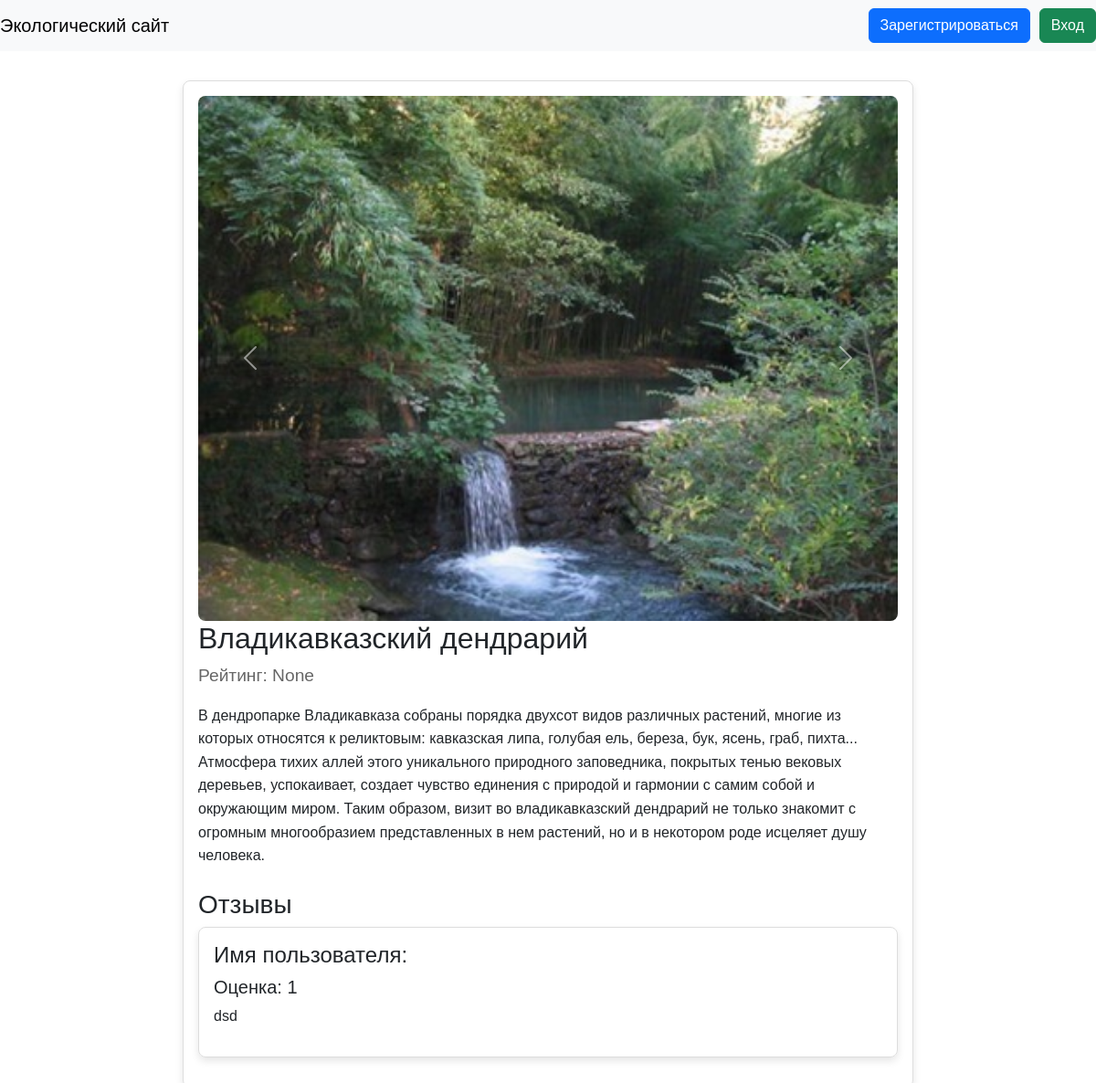
Before: /object/3 with the older database file.
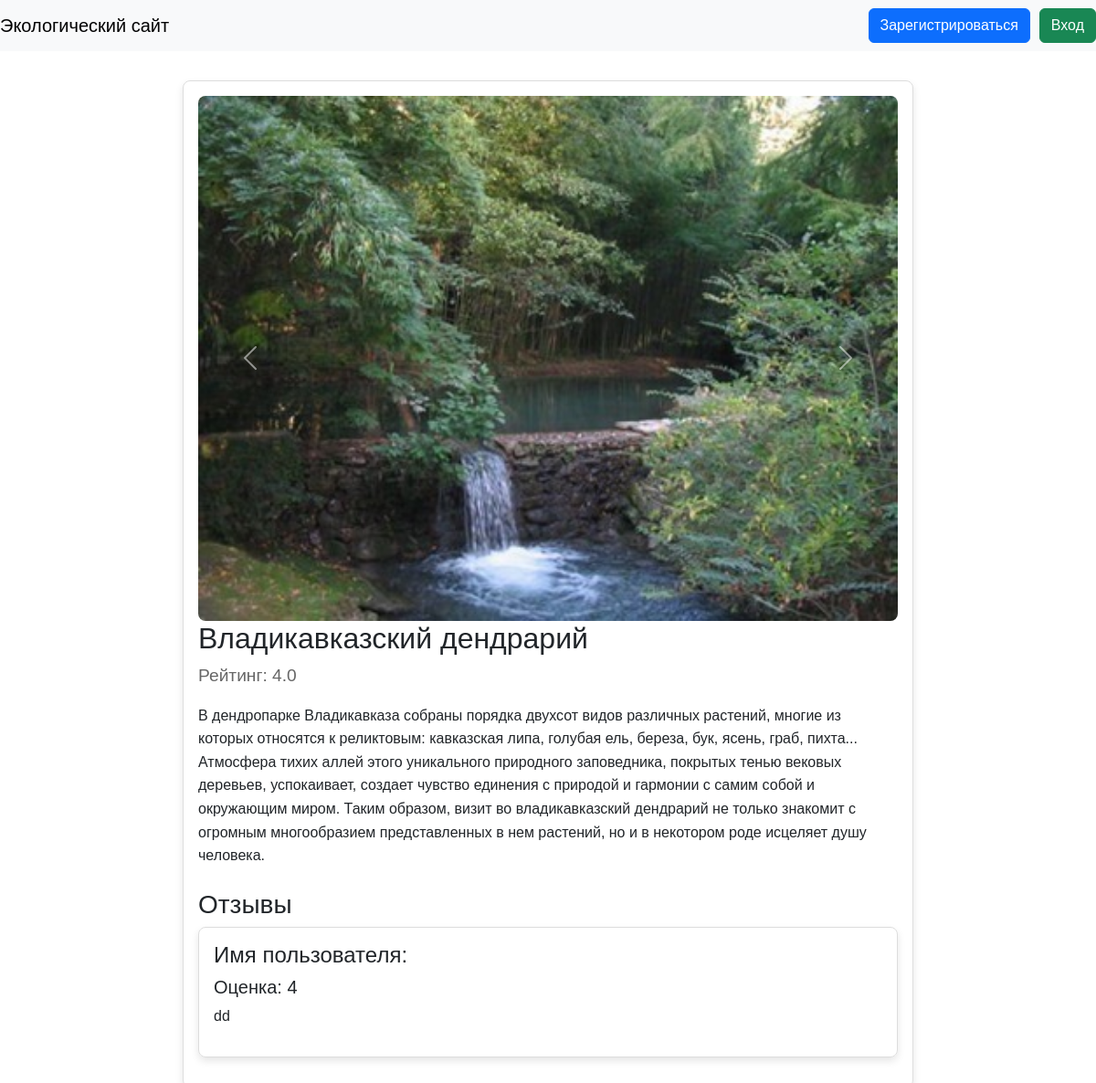
After: the same page with the newer database file.
### data/objects.py (models this page shows)
class Object(SqlAlchemyBase, UserMixin, SerializerMixin):
    __tablename__ = 'objects'
    id = sqlalchemy.Column(sqlalchemy.Integer,
                           primary_key=True, autoincrement=True)
    title = sqlalchemy.Column(sqlalchemy.String)
    address = sqlalchemy.Column(sqlalchemy.String, nullable=True)
    rating = sqlalchemy.Column(sqlalchemy.Float, nullable=True)
    phone = sqlalchemy.Column(sqlalchemy.String, nullable=True)
    images = sqlalchemy.Column(sqlalchemy.String, nullable=True)
    category_id = sqlalchemy.Column(sqlalchemy.Integer, sqlalchemy.ForeignKey('categories.id'))
    website = sqlalchemy.Column(sqlalchemy.String, nullable=True)
    description = sqlalchemy.Column(sqlalchemy.String, nullable=True)
    maps_url = sqlalchemy.Column(sqlalchemy.String, nullable=True)
    reviews_id = sqlalchemy.Column(sqlalchemy.String, nullable=True)

### data/reviews.py (models this page shows)
class Review(SqlAlchemyBase, UserMixin, SerializerMixin):
    __tablename__ = 'reviews'
    id = sqlalchemy.Column(sqlalchemy.Integer,
                           primary_key=True, autoincrement=True)
    rating = sqlalchemy.Column(sqlalchemy.Integer)
    text = sqlalchemy.Column(sqlalchemy.String, nullable=True)
    object_id = sqlalchemy.Column(sqlalchemy.Integer,
                            sqlalchemy.ForeignKey("objects.id"))
    user_id = sqlalchemy.Column(sqlalchemy.Integer,
                             sqlalchemy.ForeignKey("users.id"))
    images = sqlalchemy.Column(sqlalchemy.String, nullable=True)

### server.py (the view)
@app.route('/object/<int:id>', methods=['GET', 'POST'])
def object(id):
    db_sess = db_session.create_session()
    object = db_sess.query(Object).filter(Object.id == id).first()
    images = object.images.split(',')
    feedbacks = db_sess.query(Review).filter(Review.object_id == id).all()
    if current_user.is_authenticated:
        return render_template('object.html', object=object, images=images, name=current_user.name, reviews=feedbacks)
    else:
        return render_template('object.html', object=object, images=images, reviews=feedbacks)

### data/db_session.py (called while the page is built)
def create_session() -> Session:
    global __factory
    return __factory()

### templates/object.html (shortened to what this page needs)
{% extends "base.html" %}
{% block content %}
<div id="carouselExample" class="carousel slide">
    <div class="carousel-inner">
        {% for image in images %}
        <div class="carousel-item {% if loop.first %}active{% endif %}">
            <img src="../static/images/{{ image }}" class="d-block w-100" alt="...">
        </div>
        {% endfor %}
    </div>
    <button class="carousel-control-prev" type="button" data-bs-target="#carouselExample" data-bs-slide="prev">
        <span class="carousel-control-prev-icon" aria-hidden="true"></span>
    </button>
    <button class="carousel-control-next" type="button" data-bs-target="#carouselExample" data-bs-slide="next">
        <span class="carousel-control-next-icon" aria-hidden="true"></span>
    </button>
</div>
<h1 class="object-title">{{ object.title }}</h1>
<div class="object-rating">
    Рейтинг: <span id="rating">{{ object.rating }}</span>
</div>
<p class="object-description">
    {{ object.description }}
</p>
<div class="reviews">
    <h3>Отзывы</h3>
    {% for review in reviews %}
    <div class="review-card">
        <h4>Имя пользователя: {{ current_user.name }}</h4>
        <h5>Оценка: {{ review.rating }}</h5>
        <p>{{ review.text }}</p>
    </div>
    {% endfor %}
</div>
{% endblock %}

### templates/base.html (shortened to what this page needs)
<!doctype html>
<html lang="ru">
<head>
    <link href="https://cdn.jsdelivr.net/npm/bootstrap@5.3.2/dist/css/bootstrap.min.css" rel="stylesheet">
    <link href="https://getbootstrap.com/docs/5.3/assets/css/docs.css" rel="stylesheet">
    <link rel="stylesheet" type="text/css" href="../static/css/style.css">
</head>
<body>
<header>
    <nav class="navbar navbar-light bg-light custom-navbar">
        <a class="navbar-brand" href="/">Экологический сайт</a>
        {% if current_user.is_authenticated %}
        <div class="d-flex flex-row-reverse">
            <a class="btn btn-outline-danger" style="margin-left: 10px; text-align: center;" href="/logout">Выход</a>
            <a style="margin-left: 10px; text-align: center; color:black;">{{ name }}</a>
            <a class="nav-link active" aria-current="page" style="margin-left: 10px; text-align: center;" href="/">Экологические объекты</a>
            <a class="nav-link active" aria-current="page" style="margin-left: 10px; text-align: center;" href="/disposal">Пункты утилизации</a>
            <a class="nav-link active" aria-current="page" style="margin-left: 10px; text-align: center;" href="/events">Мероприятия</a>
        </div>
        {% else %}
        <div class="d-flex flex-row-reverse">
            <a class="btn btn-success" style="margin-left: 10px; text-align: center;" href="/login">Вход</a>
            <a class="btn btn-primary" style="margin-left: 10px; text-align: center;" href="/register">Зарегистрироваться</a>
        </div>
        {% endif %}
    </nav>
</header>
<main role="main" class="container">
    {% block content %}
    {% endblock %}
</main>
</body>
</html>

### static/css/style.css (style rules this page uses)
body { font-family: Arial, sans-serif; margin: 0; padding: 0; }

### templates/object.html (style rules this page uses)
.container { max-width: 800px; margin: 2rem auto; padding: 1rem; border: 1px solid #ddd; border-radius: 8px; box-shadow: 0 4px 8px rgba(0, 0, 0, 0.1); }
.object-title { font-size: 2rem; margin-bottom: 0.5rem; }
.object-rating { font-size: 1.2rem; color: #666; margin-bottom: 1rem; }
.object-description { line-height: 1.6; margin-bottom: 1.5rem; }
.carousel-item img { width: 100%; border-radius: 8px; }
.review-card { border: 1px solid #ddd; border-radius: 8px; padding: 1rem; margin-bottom: 1rem; box-shadow: 0 4px 8px rgba(0, 0, 0, 0.1); }
.review-card h5 { margin-bottom: 0.5rem; }

Changed rows visible on the page:
removed Review: rating "1", text "dsd"
changed Object "Владикавказский дендрарий": rating "None" → "4.0"
added Review: rating "4", text "dd"
